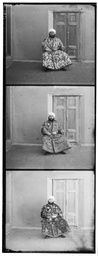
#> input picture Data/00153v.jpg, 98 x 256 px, shrunk from 394 x 1024 before the run, found by its file name
$ python GenerateColor_Image.py
#> lines starting #> are read from the running program, lines starting #| are printed output that depends on the picture
import numpy as np
import cv2

###########IMAGE READ####################
im=cv2.imread("G://CS 543-Computer Vision//Assignment 1//data-basic alignment//00153v.jpg",cv2.IMREAD_GRAYSCALE)
#> im is the input picture: shape (256, 98); min 0, max 255, mean 145.1
b=im[:im.shape[0]//3,:]
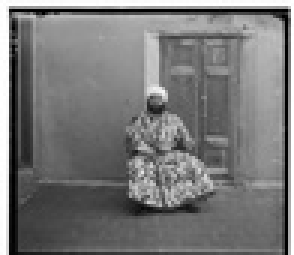
#> b: shape (85, 98) (shown 3 times larger); min 0, max 255, mean 120.1
g=im[im.shape[0]//3:2*(im.shape[0]//3),:]
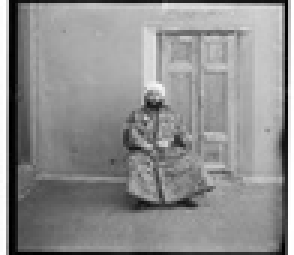
#> g: shape (85, 98) (shown 3 times larger); min 0, max 255, mean 142.5
r=im[2*(im.shape[0]//3):,:]
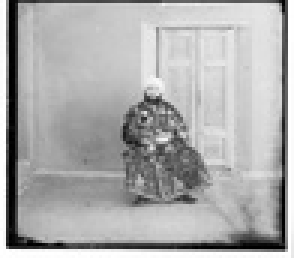
#> r: shape (86, 98) (shown 3 times larger); min 0, max 255, mean 172.3

########resize###########
if b.shape[0]==g.shape[0]==r.shape[0]:
    pass
else:
    r=cv2.resize(r,(b.shape[1],b.shape[0]))
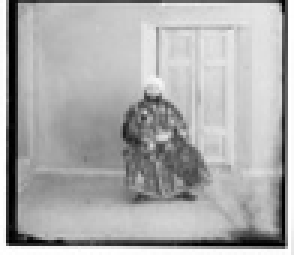
#> r: shape (85, 98) (shown 3 times larger); min 0, max 255, mean 172.2


#neglect borders (preprocess)
b = b[30:-30, 30:-30]
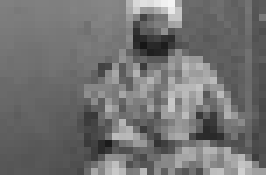
#> b: shape (25, 38) (shown 7 times larger); min 22, max 245, mean 113.3
g = g[30:-30, 30:-30]
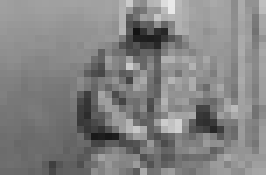
#> g: shape (25, 38) (shown 7 times larger); min 19, max 233, mean 130.4
r = r[30:-30, 30:-30]
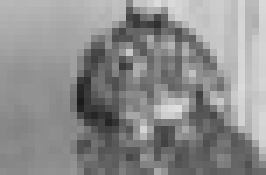
#> r: shape (25, 38) (shown 7 times larger); min 27, max 223, mean 140.8
########################################################

'''
########### ALGO ##################
1.warp affine g,r in two separate loops
2.choose ROI for each r,g- ROI is inside the displacement border
3.do NCC & store their individual best disp vectors
4.compare which disp is largest and crop all three in that direction
#########################################
'''

disp=np.arange(-45,45)
best_disp_r,best_disp_g=(),()
gNCC_score_prev,gSSD_score_prev=float("-inf"),float("inf")
rNCC_score_prev,rSSD_score_prev=float("-inf"),float("inf")

zero_count=0
#####GREEN SHIFT######
for dx in disp:
    for dy in disp:

        #displacement
        translation_matrix=np.float32([[1,0,dx],[0,1,dy]])
        green_shifted = cv2.warpAffine(g, translation_matrix, (g.shape[1], g.shape[0]))

        #####ROI selection########
        if dx > 0 and dy > 0:
            gcopy = green_shifted[dy:, dx:]
            b_g = b[dy:, dx:]
        elif dx > 0 and dy < 0:
            gcopy = green_shifted[:dy, dx:]
            b_g = b[:dy, dx:]
        elif dx < 0 and dy > 0:
            gcopy = green_shifted[dy:, :dx]
            b_g = b[dy:, :dx]
        elif dx < 0 and dy < 0:
            gcopy = green_shifted[:dy, :dx]
            b_g = b[:dy, :dx]
        else:  # No shift in either direction
            gcopy = green_shifted
            b_g = b

        #############NCC Scoring############
        gflat = gcopy.flatten().astype(np.float32)
        bflat = b_g.flatten().astype(np.float32)
        gflat_mean_centered = gflat - np.mean(gflat)
        bflat_mean_centered = bflat - np.mean(bflat)
        gNCC_numerator = np.sum(gflat_mean_centered * bflat_mean_centered)
        gNCC_denominator = np.sqrt(np.sum(gflat_mean_centered**2)) * np.sqrt(np.sum(bflat_mean_centered**2))
        gNCC_score_curr =gNCC_numerator / gNCC_denominator if gNCC_denominator != 0 else 0

        #condition
        if gNCC_score_curr > gNCC_score_prev:
            best_disp_g=(dx,dy)
            gNCC_score_prev=gNCC_score_curr
#> after the loop, best_disp_g = (36, 24); gNCC_score_prev = 1

        # [11 lines of commented-out code are left out]
for dx in disp:
    for dy in disp:

        #displacement
        translation_matrix=np.float32([[1,0,dx],[0,1,dy]])
        red_shifted = cv2.warpAffine(r, translation_matrix, (r.shape[1], r.shape[0]))

        # #####ROI selection########
        if dx > 0 and dy > 0:
            rcopy = red_shifted[dy:, dx:]
            b_r = b[dy:, dx:]
        elif dx > 0 and dy < 0:
            rcopy = red_shifted[:dy, dx:]
            b_r = b[:dy, dx:]
        elif dx < 0 and dy > 0:
            rcopy = red_shifted[dy:, :dx]
            b_r = b[dy:, :dx]
        elif dx < 0 and dy < 0:
            rcopy = red_shifted[:dy, :dx]
            b_r = b[:dy, :dx]
        else:  # No shift in either direction
            rcopy = red_shifted
            b_r = b

        ##############NCC Scoring############
        rflat = rcopy.flatten().astype(np.float32)
        bflat = b_r.flatten().astype(np.float32)
        rflat_mean_centered = rflat - np.mean(rflat)
        bflat_mean_centered = bflat - np.mean(bflat)
        rNCC_numerator = np.sum(rflat_mean_centered * rflat_mean_centered)
        rNCC_denominator = np.sqrt(np.sum(rflat_mean_centered**2)) * np.sqrt(np.sum(rflat_mean_centered**2))
        rNCC_score_curr =rNCC_numerator / rNCC_denominator if rNCC_denominator != 0 else 0

        #condition
        if rNCC_score_curr > rNCC_score_prev:
            best_disp_r=(dx,dy)
            rNCC_score_prev=rNCC_score_curr
#> after the loop, best_disp_r = (-37, -20); rNCC_score_prev = 1

        # [12 lines of commented-out code are left out]
if abs(best_disp_r[0]) >= abs(best_disp_g[0]):
    print("r has smaller width")
    if best_disp_r[0]>0:
        b=b[:, best_disp_r[0]:]
        g=g[:, best_disp_r[0]:]
        r=r[:, best_disp_r[0]:]
    elif best_disp_r[0]<0:
        b=b[:, :best_disp_r[0]]
#> b = 25 values, max 128 at index 0, min 87 at index 23, mean 107.1
        g=g[:, :best_disp_r[0]]
#> g = 25 values, max 160 at index 0, min 106 at index 24, mean 130.2
        r=r[:, :best_disp_r[0]]
#> r = 25 values, max 182 at index 0, min 133 at index 22, mean 151.6
    else:
        pass

else:
    print("g has smaller width")
    if best_disp_g[0]>0:
        b=b[:, best_disp_g[0]:]
        r=r[:, best_disp_g[0]:]
        g=g[:, best_disp_g[0]:]
    elif best_disp_g[0]<0:
        b=b[:, :best_disp_g[0]]
        r=r[:, :best_disp_g[0]]
        g=g[:, :best_disp_g[0]]
    else:
        pass

#crop along Height
if abs(best_disp_r[1]) >= abs(best_disp_g[1]):
    print("r has smaller height")
    if best_disp_r[1]>0:
        b=b[best_disp_r[1]:, :]
        g=g[best_disp_r[1]:, :]
        r=r[best_disp_r[1]:, :]
    elif best_disp_r[1]<0:
        b=b[:best_disp_r[1], :]
        g=g[:best_disp_r[1], :]
        r=r[:best_disp_r[1], :]
    else:
        pass
else:
    print("g has smaller height")
    if best_disp_g[1]>0:
        b=b[best_disp_g[1]:, :]
#> b = [87]
        r=r[best_disp_g[1]:, :]
#> r = [141]
        g=g[best_disp_g[1]:, :]
#> g = [106]
    elif best_disp_g[1]<0:
        b=b[:best_disp_g[1], :]
        r=r[:best_disp_g[1], :]
        g=g[:best_disp_g[1], :]
    else:
        pass

#merge to get final image
final_img=cv2.merge([b,g,r])
#> final_img = [[87, 106, 141]]

# [5 lines of commented-out code are left out]
print("Best Disp.Vector Red(dx,dy)={},Disp.Vector Green(dx,dy)={}".format(best_disp_r,best_disp_g))
#| Best Disp.Vector Red(dx,dy)=(-37, -20),Disp.Vector Green(dx,dy)=(36, 24)
cv2.imshow("final img",final_img)
cv2.waitKey(0)
cv2.destroyAllWindows()

$ run again, with Data/00125v.jpg copied over Data/00153v.jpg
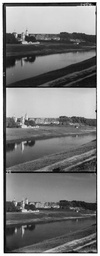
#> input picture Data/00125v.jpg, 100 x 256 px, shrunk from 400 x 1024 before the run, found by its file name
#> im is the input picture: shape (256, 100); min 0, max 255, mean 123.9
#> `g=im[im.shape[0]//3:2*(im.shape[0]//3),:]`:
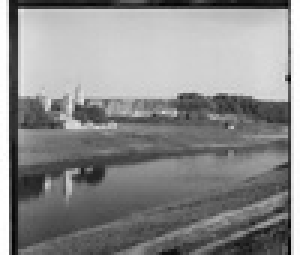
#> g: shape (85, 100) (shown 3 times larger); min 2, max 255, mean 139.2
#> `r = r[30:-30, 30:-30]`:
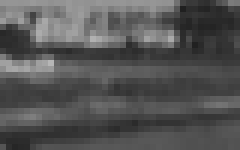
#> r: shape (25, 40) (shown 6 times larger); min 32, max 182, mean 84.3
#> after the loop `for dx in disp:`: best_disp_g = (-39, 23); gNCC_score_prev = 1
#> after the loop `for dx in disp:`: best_disp_r = (-39, -21); rNCC_score_prev = 1
#> `b=b[:, :best_disp_r[0]]`: b = 25 values, max 204 at index 2, min 32 at index 10, mean 85
#> `g=g[:, :best_disp_r[0]]`: g = 25 values, max 201 at index 0, min 56 at index 24, mean 116.8
#> `r=r[:, :best_disp_r[0]]`: r = 25 values, max 160 at index 10, min 40 at index 5, mean 90.6
#> `b=b[best_disp_g[1]:, :]`: b = [53, 37]
#> `r=r[best_disp_g[1]:, :]`: r = [49, 84]
#> `g=g[best_disp_g[1]:, :]`: g = [68, 56]
#> final_img = [[53, 68, 49], [37, 56, 84]]
#| Best Disp.Vector Red(dx,dy)=(-39, -21),Disp.Vector Green(dx,dy)=(-39, 23)

$ run again, with Data/00351v.jpg copied over Data/00153v.jpg
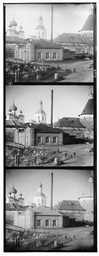
#> input picture Data/00351v.jpg, 99 x 256 px, shrunk from 396 x 1024 before the run, found by its file name
#> im is the input picture: shape (256, 99); min 0, max 255, mean 146.7
#> `r = r[30:-30, 30:-30]`:
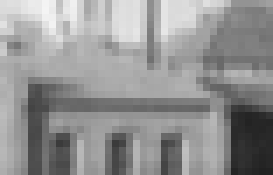
#> r: shape (25, 39) (shown 7 times larger); min 33, max 244, mean 146.9
#> after the loop `for dx in disp:`: best_disp_g = (-38, -23); gNCC_score_prev = 1
#> after the loop `for dx in disp:`: best_disp_r = (-38, -21); rNCC_score_prev = 1
#> `b=b[:, :best_disp_r[0]]`: b = 25 values, max 242 at index 4, min 122 at index 12, mean 187.5
#> `g=g[:, :best_disp_r[0]]`: g = 25 values, max 239 at index 6, min 61 at index 11, mean 163.8
#> `r=r[:, :best_disp_r[0]]`: r = 25 values, max 225 at index 3, min 170 at index 9, mean 187.6
#> `b=b[:best_disp_g[1], :]`: b = [237, 240]
#> `r=r[:best_disp_g[1], :]`: r = [220, 218]
#> `g=g[:best_disp_g[1], :]`: g = [227, 227]
#> final_img = [[237, 227, 220], [240, 227, 218]]
#| Best Disp.Vector Red(dx,dy)=(-38, -21),Disp.Vector Green(dx,dy)=(-38, -23)
